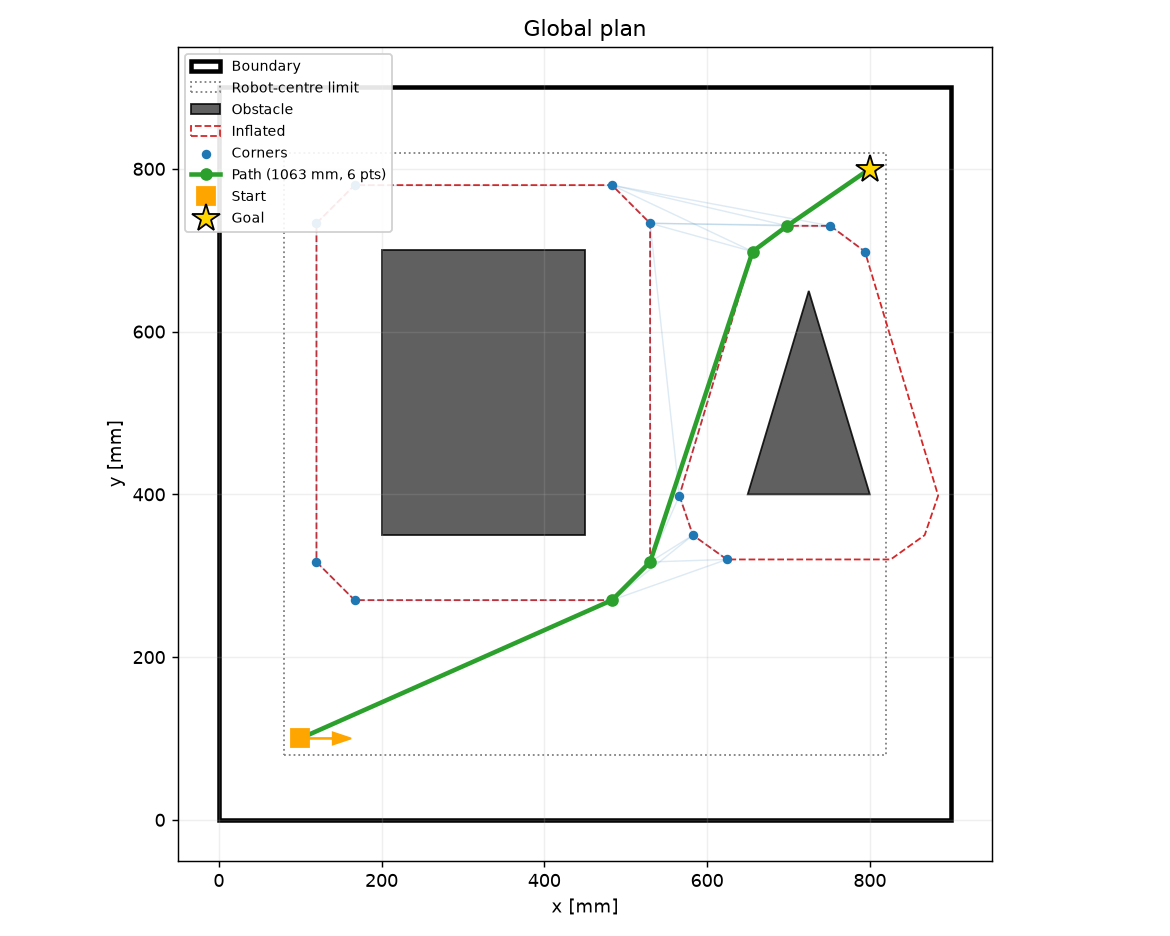

This figure's Python source:
"""
Plot the planned path for a hand-defined scene.

World frame (as in the contract): origin = bottom-left corner of the black
boundary, x to the right, y up, everything in mm.
"""
import math
import sys
from pathlib import Path as FsPath

HERE = FsPath(__file__).resolve().parent
for p in (HERE, HERE.parent, HERE.parent.parent):
    if str(p) not in sys.path:
        sys.path.insert(0, str(p))

import numpy as np

from interfaces import Environment, PoseEstimate
from planification.global_navigation import GlobalPlanner

# ======================================================================
# CONFIG - edit freely
# ======================================================================
AREA_WIDTH_MM = 900          # usable area inside the black boundary
AREA_HEIGHT_MM = 900

# Each obstacle = list of (x, y) corners in mm, in order (clockwise or not).
OBSTACLES = [
    [(200, 350), (450, 350), (450, 700), (200, 700)],      # rectangle
    [(650, 400), (800, 400), (725, 650)],                  # triangle
]

START = (100, 100)            # robot position (mm)
START_THETA = 0.0             # heading (rad), only used for the arrow
GOAL = (800, 800)             # goal (mm)

MARGIN_MM = 80                # robot radius + safety
ARC_STEP_DEG = 45             # corner roundness (smaller = rounder, more nodes)
SHOW_GRAPH = True             # draw the visibility graph (faint blue lines)
OUTPUT_PNG = HERE / "plot_path.png"
# ======================================================================


def path_length(wps):
    return sum(math.dist(a, b) for a, b in zip(wps, wps[1:]))


def plot_plan(planner: GlobalPlanner, env: Environment, pose: PoseEstimate,
              path, title="Global plan", ax=None, show_graph=True):
    import matplotlib.pyplot as plt
    from matplotlib.patches import Polygon as MplPolygon, Rectangle

    own_fig = ax is None
    if own_fig:
        _, ax = plt.subplots(figsize=(9, 7.2))

    # arena boundary (black limits) and usable area after margin
    ax.add_patch(Rectangle((0, 0), env.width_mm, env.height_mm, fill=False,
                           edgecolor="black", linewidth=2.5, label="Boundary"))
    xmin, ymin, xmax, ymax = planner.bounds
    ax.add_patch(Rectangle((xmin, ymin), xmax - xmin, ymax - ymin, fill=False,
                           edgecolor="gray", linestyle=":", linewidth=1,
                           label="Robot-centre limit"))

    # obstacles: raw (solid) and inflated (dashed)
    for i, poly in enumerate(env.obstacles):
        ax.add_patch(MplPolygon(poly, closed=True, facecolor="#444",
                                edgecolor="black", alpha=0.85,
                                label="Obstacle" if i == 0 else None))
    for i, poly in enumerate(planner.polys):
        ax.add_patch(MplPolygon(poly, closed=True, fill=False,
                                edgecolor="tab:red", linestyle="--",
                                label="Inflated" if i == 0 else None))

    # visibility graph + nodes
    if show_graph:
        for i, nbrs in planner.adj.items():
            for j, _ in nbrs:
                if j > i:
                    a, b = planner.nodes[i], planner.nodes[j]
                    ax.plot([a[0], b[0]], [a[1], b[1]], color="tab:blue",
                            alpha=0.15, linewidth=0.8)
    if planner.nodes:
        xs, ys = zip(*planner.nodes)
        ax.scatter(xs, ys, s=18, color="tab:blue", zorder=3, label="Corners")

    # path
    if path.valid:
        xs, ys = zip(*path.waypoints)
        ax.plot(xs, ys, "-o", color="tab:green", linewidth=2.5, markersize=6,
                zorder=4, label=f"Path ({path_length(path.waypoints):.0f} mm, "
                                f"{len(path.waypoints)} pts)")
    else:
        ax.text(0.5, 0.5, "NO PATH (valid=False)", transform=ax.transAxes,
                ha="center", va="center", fontsize=18, color="tab:red",
                bbox=dict(facecolor="white", alpha=0.8))

    # start (with heading) and goal
    ax.plot(pose.x, pose.y, "s", color="orange", markersize=10, zorder=5, label="Start")
    ax.arrow(pose.x, pose.y, 40 * math.cos(pose.theta), 40 * math.sin(pose.theta),
             head_width=15, color="orange", zorder=5)
    if env.goal is not None:
        ax.plot(*env.goal, "*", color="gold", markeredgecolor="black",
                markersize=16, zorder=5, label="Goal")

    ax.set_xlim(-50, env.width_mm + 50)
    ax.set_ylim(-50, env.height_mm + 50)
    ax.set_aspect("equal")
    ax.set_xlabel("x [mm]")
    ax.set_ylabel("y [mm]")          # y up, origin bottom-left (world frame)
    ax.set_title(title)
    ax.legend(loc="upper left", fontsize=8, framealpha=0.9)
    ax.grid(alpha=0.2)
    return ax


def main(show=True):
    import matplotlib
    if not show:
        matplotlib.use("Agg")
    import matplotlib.pyplot as plt

    env = Environment(t=0.0, width_mm=AREA_WIDTH_MM, height_mm=AREA_HEIGHT_MM,
                      obstacles=OBSTACLES, goal=GOAL)
    planner = GlobalPlanner(margin_mm=MARGIN_MM, arc_step_deg=ARC_STEP_DEG)
    planner.set_environment(env)
    pose = PoseEstimate(t=0.0, x=START[0], y=START[1], theta=START_THETA,
                        P=np.eye(3), measurement_used=True)
    path = planner.plan(pose)

    print("valid:", path.valid)
    if path.valid:
        for i, (x, y) in enumerate(path.waypoints):
            print(f"  {i}: ({x:.1f}, {y:.1f})")
        print(f"length: {path_length(path.waypoints):.0f} mm")

    plot_plan(planner, env, pose, path, title="Global plan", show_graph=SHOW_GRAPH)
    plt.tight_layout()
    plt.savefig(OUTPUT_PNG, dpi=130)
    print(f"Saved {OUTPUT_PNG}")
    if show:
        plt.show()


if __name__ == "__main__":
    main(show="--no-show" not in sys.argv)
